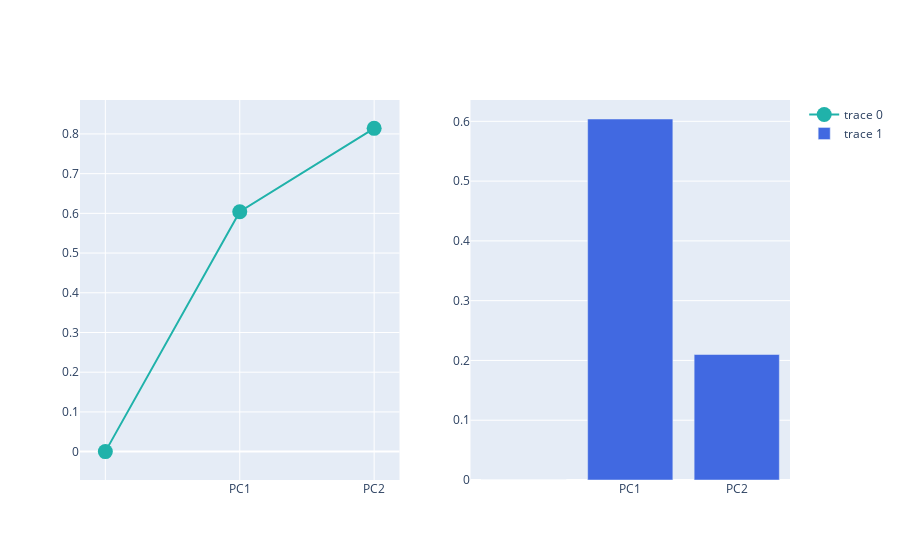

Notebook code cell kept with this figure:
### Code cell
# Explained variance + cumulative variance (Separate Plot)

from plotly.subplots import make_subplots
import plotly.graph_objects as go

fig = make_subplots(rows=1, cols=2)

fig.add_trace(
    go.Scatter(
        x=df_explained_variance['PC'],
        y=df_explained_variance['Cumulative Variance'],
        marker=dict(size=15, color='LightSeaGreen')
    ), row=1, col=1
)

fig.add_trace(
    go.Bar(
        x=df_explained_variance['PC'],
        y=df_explained_variance['Explained Variance'],
        marker=dict(color='RoyalBlue')
    ), row=1, col=2
)

fig.show()

### Figure 1 — Plotly figure (JSON) as saved in the notebook; plotly's stock layout.template omitted (floating-point values rounded to 4 significant figures)
{"data": [{"marker": {"color": "LightSeaGreen", "size": 15}, "type": "scatter", "x": ["", "PC1", "PC2"], "xaxis": "x", "y": [0, 0.604, 0.814], "yaxis": "y"}, {"marker": {"color": "RoyalBlue"}, "type": "bar", "x": ["", "PC1", "PC2"], "xaxis": "x2", "y": [0, 0.6039, 0.2099], "yaxis": "y2"}], "layout": {"xaxis": {"anchor": "y", "domain": [0, 0.45]}, "xaxis2": {"anchor": "y2", "domain": [0.55, 1]}, "yaxis": {"anchor": "x", "domain": [0, 1]}, "yaxis2": {"anchor": "x2", "domain": [0, 1]}}}
